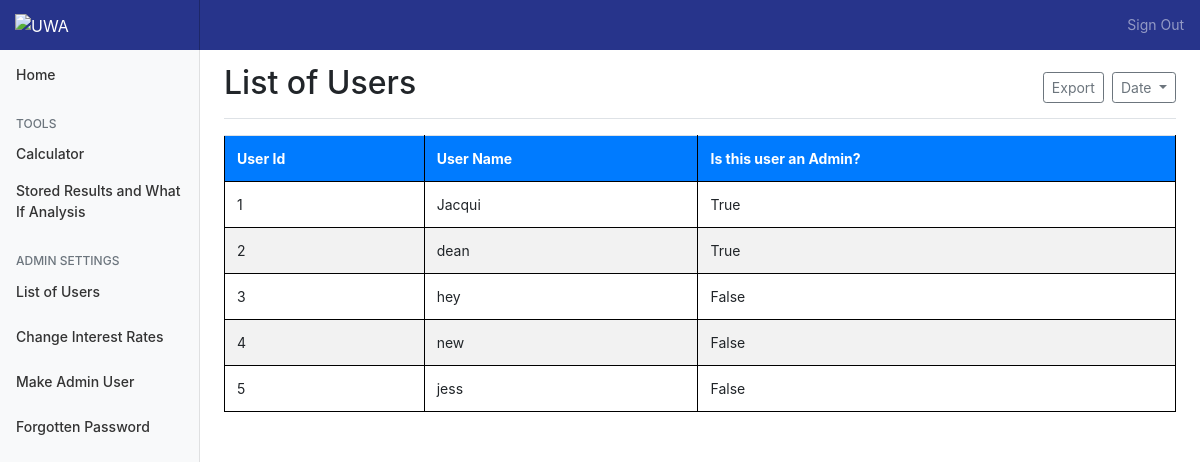
The app's page /userlist (signed in) with its own data.
### app/models.py (models this page shows, shortened)
class User(UserMixin, db.Model):
    id = db.Column(db.Integer, primary_key=True)
    username = db.Column(db.String(64), index=True, unique=True)
    password_hash = db.Column(db.String(128))
    admin = db.Column(db.Boolean, default=False)

### app/routes.py (the view)
@app.route('/userlist', methods=['GET', 'POST'])
def userlist():
    return render_template('userlist.html', User=User.query.all())

### app/models.py (called while the page is built)
@login.user_loader
def load_user(id):
    return User.query.get(int(id))

### app/templates/userlist.html (shortened to what this page needs)
{% extends "base.html" %} {% block content %}
<main role="main" class="col-md-9 ml-sm-auto col-lg-10 px-4">
    <div class="d-flex justify-content-between flex-wrap flex-md-nowrap align-items-center pt-3 pb-2 mb-3 border-bottom">
        <h1 class="h2">List of Users</h1>
        <div class="btn-toolbar mb-2 mb-md-0">
            <div class="btn-group mr-2">
                <button class="btn btn-sm btn-outline-secondary">Export</button>
            </div>
            <button class="btn btn-sm btn-outline-secondary dropdown-toggle">
                    Date
                </button>
        </div>
    </div>
    <div class="table-responsive">
            <table class="table table table-striped ">
                        <tr class="bg-primary text-white">
                <th> User Id </th>
                <th> User Name </th>
                <th> Is this user an Admin? </th>
            </tr>
            {% for user in User %}
            <tr>
                <td> {{ user.id }} </td>
                <td> {{ user.username }} </td>
                <td> {{user.admin }} </td>
            </tr>
            {% endfor %}
        </table>
    </div>
</main>
{% endblock %}

### app/static/stylesheet.css (style rules this page uses)
body { font-size: .875rem; background-color: white; }
table, th, td { border: 1px solid black; border-collapse: collapse; }
[role="main"] { padding-top: 48px; }

### app/templates/userlist.html (style rules this page uses)
table, th, td { border: 1px solid black; border-collapse: collapse; padding: 0px 10px; }

### records on screen
User: id "1", username "Jacqui", admin "True"
User: id "2", username "dean", admin "True"
User: id "3", username "hey", admin "False"
User: id "4", username "new", admin "False"
User: id "5", username "jess", admin "False"
